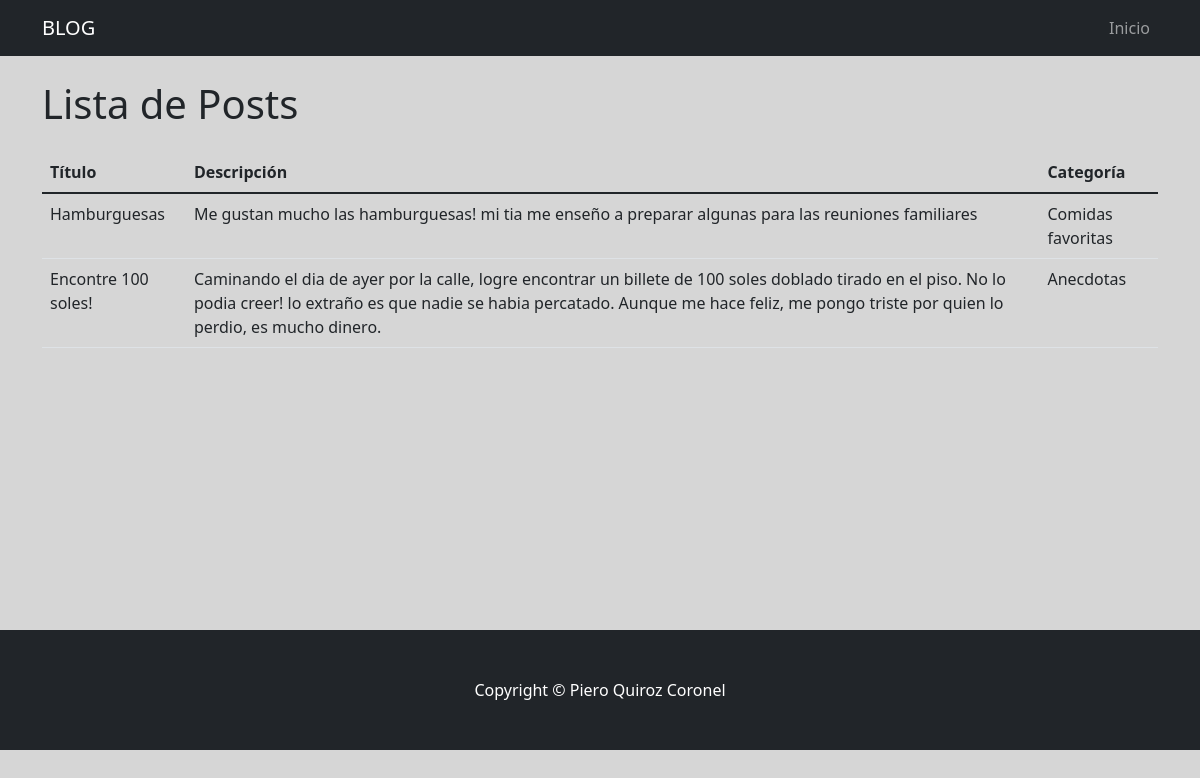
/posts/, run on the app's committed database.
### practica/models.py (models this page shows, shortened)
class Post(models.Model):
    titulo = models.CharField(max_length=200)
    descripcion = models.TextField()
    categoria = models.ForeignKey(Categoria, on_delete=models.CASCADE)

class Categoria(models.Model):
    nombre = models.CharField(max_length=100)

### practica/views.py (the view)
# urls.py: path('posts/', lista_posts, name='lista_posts'),
def lista_posts(request):
    categoria_filtro = request.GET.get('categoria', '')
    if categoria_filtro:
        posts = Post.objects.filter(categoria__id=categoria_filtro)
    else:
        posts = Post.objects.all()
    categorias = Categoria.objects.all()
    return render(request, 'lista_posts.html', {'posts': posts, 'categorias': categorias})

### practica/templates/lista_posts.html (shortened to what this page needs)
<!DOCTYPE html>
<html lang="en">
<head>
    <link href="https://cdn.jsdelivr.net/npm/bootstrap@5.1.3/dist/css/bootstrap.min.css" rel="stylesheet" />
</head>
<body>
    <nav class="navbar navbar-expand-lg navbar-dark bg-dark">
        <div class="container">
            <a class="navbar-brand" href="{% url 'categorias' %}">BLOG</a>
            <div class="collapse navbar-collapse" id="navbarSupportedContent">
                <ul class="navbar-nav ms-auto mb-2 mb-lg-0">
                    <li class="nav-item"><a class="nav-link" href="{% url 'categorias' %}">Inicio</a></li>
                </ul>
            </div>
        </div>
    </nav>
    <div class="container">
        <h1 class="my-4">Lista de Posts</h1>
        <table class="table table-stripe">
            <thead>
                <tr>
                    <th scope="col">Título</th>
                    <th scope="col">Descripción</th>
                    <th scope="col">Categoría</th>
                </tr>
            </thead>
            <tbody>
                {% for post in posts %}
                    <tr>
                        <td>{{ post.titulo }}</td>
                        <td>{{ post.descripcion }}</td>
                        <td>{{ post.categoria.nombre }}</td>
                    </tr>
                {% endfor %}
            </tbody>
        </table>
    </div>
    <footer class="py-5 bg-dark" style="margin-top: 282px;">
        <div class="container">
            <p class="m-0 text-center text-white">Copyright &copy; Piero Quiroz Coronel</p>
        </div>
    </footer>
</body>
</html>

### practica/templates/lista_posts.html (style rules this page uses)
body { background-color: rgb(214, 214, 214); }

### data on the page
Post: titulo "Hamburguesas", descripcion "Me gustan mucho las hamburguesas! mi tia me enseño a preparar algunas para las reuniones familiares", categoria.nombre "Comidas favoritas"
Post: titulo "Encontre 100 soles!", descripcion "Caminando el dia de ayer por la calle, logre encontrar un billete de 100 soles doblado tirado en el piso. No lo podia creer! lo extraño es que nadie se habia percatado. Aunque me hace feliz, me pongo triste por quien lo perdio, es mucho dinero.", categoria.nombre "Anecdotas"
